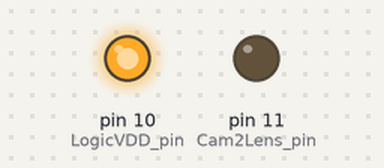
Bench run of a sketch on a simulated Arduino Uno, built with avr-gcc and run on an emulated ATmega328P. Shown: output pins drawn as LEDs (lit = HIGH). Pins used as bus, display or sensor lines are not drawn.

Above: at 0.1 s.
At 3.1 s:
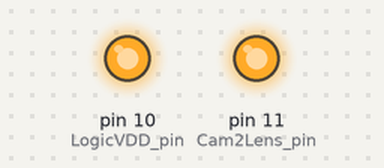
Timing chart, 0 to 4.6 s (numbered marks = the images above):
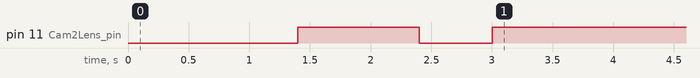

The sketch:

mCU_firmware_v1.ino
```cpp
const int LogicVDD_pin = 10;
const int Cam2Lens_pin = 11;
const int Clock_pin = 13;

//fstops = {0:'0',0x8:'1',0xB:'1.1',0xC:'1.2',0xD:'1.2',0x10:'1.4',0x13:'1.6',
//          0x14:'1.8',0x15:'1.8',0x18:'2',0x1B:'2.2',0x1C:'2.5',0x1D:'2.5',0x20:'2.8',
//          23:'3.2',0x24:'3.2',0x25:'3.5',0x28:'4',0x2B:'4.5',0x2C:'4.5',0x2D:'5',
//          0x30:'5.6',0x33:'6.3',0x34:'6.7',0x35:'7.1',0x38:'8',0x3B:'9',0x3C:'9.5',
//          0x3D:'10',0x40:'11',0x43:'13',0x44:'13',0x45:'14',0x48:'16',0x4B:'18',
//          0x4C:'19',0x4D:'20',0x4E:'20',0x4F:'20',0x50:'22',0x53:'25',0x54:'27',
//          0x55:'29',0x58:'32',0x5A:'32',0x5B:'36',0x5C:'38',0x5D:'40',0x60:'45',
//          0x63:'51',0x64:'54',0x65:'57',0x68:'64',0x6B:'72',0x6C:'76',0x6D:'80',0x70:'91'}

void setup()
{
  pinMode(LogicVDD_pin, OUTPUT);
  digitalWrite(LogicVDD_pin, HIGH);

  pinMode(Cam2Lens_pin, OUTPUT);

  pinMode(Clock_pin, OUTPUT);
  digitalWrite(Clock_pin, HIGH);


  send_signal(0x4F);
  delay(1000);
  send_signal(0x50);
  delay(200);
  send_signal(0x60);
  delay(200);
  send_signal(0xA0);
  delay(1000);

    send_signal(0x07);
    delay(200);
    send_signal(0x13);
    delay(200);
    send_signal(0x48);
    delay(200);
    send_signal(0xA0);
    delay(250);

}

void send_signal(byte signal)
{
  unsigned int i;
  for (i = 0; i < 16; i++)
  {
    digitalWrite(Clock_pin, i & 1);
    if(i % 2 == 0)
    {
//     digitalWrite(Cam2Lens_pin, (signal >> (i/2)) & 1);
     digitalWrite(Cam2Lens_pin, (signal >> (i/2)) & 1);

    }
  }
}

void loop()
{
}
```
